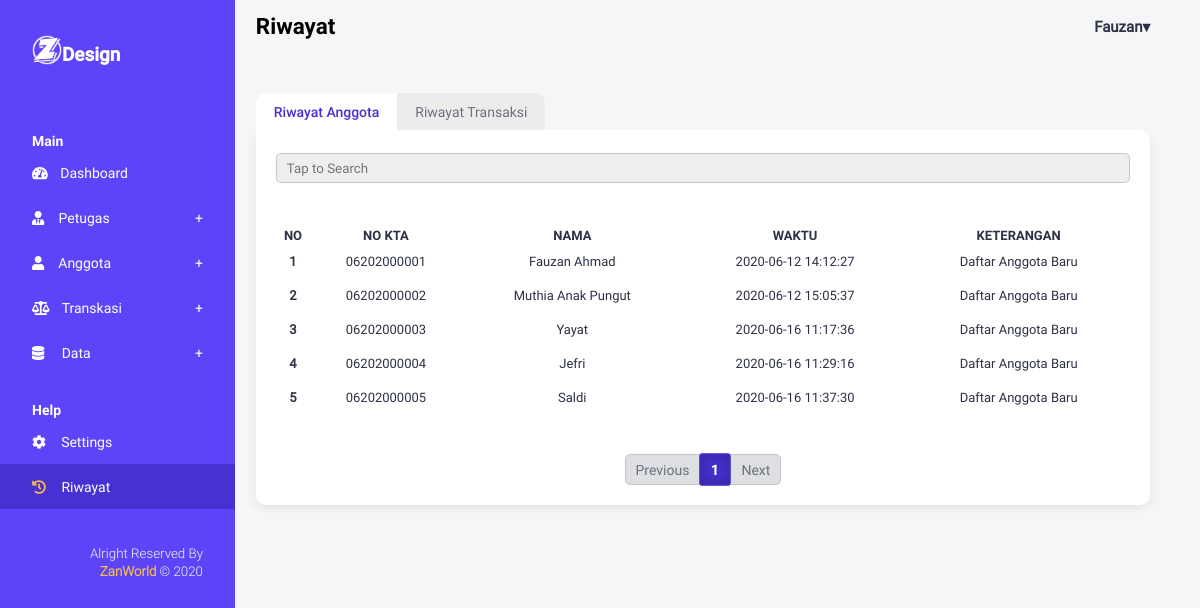
Screenshot of /pages/riwayat/add_riwayat.php (signed in) with the database file from the repository.
### tables this page shows
CREATE TABLE `petugas` (
  `idpetugas` int(11) NOT NULL,
  `noktp` char(16) NOT NULL,
  `nama` varchar(50) NOT NULL,
  `jenkel` enum('laki-laki','perempuan') DEFAULT NULL,
  `alamat` text DEFAULT NULL,
  `jabatan` enum('pembina','ketua','sekretaris','bendahara','pengawas','pengelola') DEFAULT NULL,
  `tgllahir` date DEFAULT NULL,
  `status` enum('aktif','nonaktif') DEFAULT NULL,
  `waktudaftar` datetime DEFAULT NULL
);

CREATE TABLE `riwayatanggota` (
  `idriwayatanggota` int(11) NOT NULL,
  `nokta` char(15) NOT NULL,
  `nama` varchar(55) NOT NULL,
  `waktu` datetime NOT NULL,
  `keterangan` text DEFAULT NULL
);

### assets/library/function.php (called while the page is built, shortened)
<?php
class Library
{
    public function __construct()
    {
        try {
            $host       = "localhost";
            $db_name    = "dbkoperasi";
            $username   = "root";
            $password   = "";
            $this->conn = new PDO("mysql:host=$host;dbname=$db_name", $username, $password);
        } catch (PDOException $e) {
            print "Koneksi atau query bermasalah : " . $e->getMessage() . "<br>";
            die();
        }
    }
}

### pages/riwayat/add_riwayat.php (the view, shortened to what this page needs)
<?php
require_once "../../assets/library/function.php";
$library = new Library();
$idpetugas = $_SESSION['key'];
$queryUsername = $library->conn->query("SELECT*FROM petugas WHERE idpetugas='$idpetugas'");
$rowQueryUsername = $queryUsername->fetch(PDO::FETCH_ASSOC);
$username = $rowQueryUsername['nama'];
$nickName = explode(" ",$username);
$halaman = 10;
$pageAnggota = isset($_GET['dataAnggota']) ? (int)$_GET['dataAnggota']:1;
$mulaiAnggota = ($pageAnggota > 1) ? ($pageAnggota * $halaman) - $halaman : 0;
$queryAnggota = $library->conn->query("SELECT*FROM riwayatanggota LIMIT $mulaiAnggota,$halaman");
$dataAnggota = $library->conn->query("SELECT*FROM riwayatanggota");
$totalDataAnggota = $dataAnggota->rowCount();
$pagesAnggota = ceil($totalDataAnggota/$halaman);
?>
<!DOCTYPE html>
<html lang="en">
<head>
    <link rel="stylesheet" href="../../assets/css/layout.css">
    <link rel="stylesheet" href="../../assets/css/formStyle.css">
    <link rel="stylesheet" href="../../assets/css/all.min.css">
</head>
<body>
    <div class="wrap-all">
        <div class="sidebar">
        <nav class="navbar">
                <div class="navbar-content head">
                    <div class="logo-brand">
                        <img src="../../assets/img/icon/logo.svg" alt="">
                    </div>
                    <div class="title">
                        <h2>Design</h2>
                    </div>
                </div>
                <div class="navbar-content body">
                    <h5 class="head">Main</h5>
                    <ul class="navbar-nav">
                        <li class="navbar-items">
                            <a href="../../index.php" class="navbar-link">
                                <span class="icon"><i class="fas fa-tachometer-alt"></i></span>
                                <span class="title">Dashboard</span>
                            </a>
                        </li>
                        <li class="navbar-items">
                            <a href="#" class="navbar-link head-list">
                                <span class="icon"><i class="fas fa-user-tie"></i></span>
                                <span class="title">Petugas</span>
                            </a>
                        </li>
                        <li class="navbar-items">
                            <a href="#" class="navbar-link head-list">
                                <span class="icon"><i class="fas fa-user"></i></span>
                                <span class="title">Anggota</span>
                            </a>
                        </li>
                        <li class="navbar-items">
                            <a href="#" class="navbar-link head-list">
                                <span class="icon"><i class="fas fa-balance-scale"></i></span>
                                <span class="title">transkasi</span>
                            </a>
                        </li>
                        <li class="navbar-items">
                            <a href="#" class="navbar-link head-list">
                                <span class="icon"><i class="fas fa-database"></i></span>
                                <span class="title">data</span>
                            </a>
                        </li>
                    </ul>
                    <h5 class="head" style="margin-top: 0px;">Help</h5>
                    <ul class="navbar-nav">
                        <li class="navbar-items">
                            <a href="../settings/add_settings.php" class="navbar-link">
                                <span class="icon"><i class="fas fa-cog"></i></span>
                                <span class="title">settings</span>
                            </a>
                        </li>
                        <li class="navbar-items">
                            <a href="add_riwayat.php" class="navbar-link active">
                                <span class="icon"><i class="fas fa-history"></i></span>
                                <span class="title">riwayat</span>
                            </a>
                        </li>
                    </ul>
                </div>
                <div class="navbar-content footer">
                    <small>alright reserved by <span>ZanWorld</span> &copy; 2020 </small>
                </div>
            </nav>
        </div>
        <section class="content">
            <header class="content-header">
                <div class="content-title">
                    <h2>Riwayat</h3>
                </div>
                <div class="user-dropdown">
                    <a href="#" class="dropdown-toggle">
                        <h4 class="user-name"><?=$nickName[0]?></h4>
                    </a>
                </div>
            </header>
            <div class="content-body">
                <div class="container">
                    <div class="data-view">
                        <div class="tab">
                            <nav class="tab-nav">
                                <ul>
                                    <li class="tab-item"><a class="tab-link">Riwayat Anggota</a></li>
                                    <li class="tab-item"><a class="tab-link">Riwayat Transaksi</a></li>
                                </ul>
                            </nav>
                            <div class="table tab-content anggota">
                                <div class="table-control">
                                    <div class="tb-search">
                                        <div class="form-group">
                                            <input type="search" name="searchAnggota" class="form-control search"
                                                placeholder="Tap to Search" autocomplete="off">
                                        </div>
                                    </div>
                                </div>
                                <div class="table-body" style="overflow: auto;">
                                    <table class="tb_primary">
                                        <thead>
                                            <tr>
                                                <th>NO</th>
                                                <th>NO KTA</th>
                                                <th>NAMA</th>
                                                <th>WAKTU</th>
                                                <th>KETERANGAN</th>
                                            </tr>
                                        </thead>
                                        <tbody>
                                            <?php
                                                $no = $mulaiAnggota+1;
                                                while($row = $queryAnggota->fetch(PDO::FETCH_ASSOC)):
                                            ?>
                                            <tr>
                                                <th><?=$no++?></th>
                                                <td><?=$row['nokta']?></td>
                                                <td><?=$row['nama']?></td>
                                                <td><?=$row['waktu']?></td>
                                                <td><?=$row['keterangan']?></td>
                                            </tr>
                                            <?php
                                                endwhile;
                                            ?>
                                        </tbody>
                                    </table>
                                </div>
                                <div class="table-footer">
                                    <nav>
                                        <ul class="pagination">
                                            <?php
                                                if($pageAnggota > 1){
                                            ?>
                                                <li class="page-item active">
                                                    <a href="?dataAnggota=<?= $pageAnggota - 1 ?>" class="page-link">Previous</a>
                                                </li>
                                            <?php
                                                } else{
                                            ?>
                                                <li class="page-item disabled">
                                                    <span class="page-link">Previous</span>
                                                </li>
                                            <?php
                                                }
                                            for($i = 1; $i <= $pagesAnggota; $i++):
                                                if($pageAnggota === $i){
                                            ?>
                                                <li class="page-item active">
                                                    <span class="page-link"><?= $i ?></span>
                                                </li>
                                            <?php
                                                } else {
                                            ?>
                                                <li class="page-item">
                                                    <a href="?dataAnggota=<?=$i?>" class="page-link"><?= $i ?></a>
                                                </li>
                                            <?php
                                                }
                                                endfor;
                                                if($pageAnggota < $pagesAnggota){
                                            ?>
                                                <li class="page-item active">
                                                    <a href="?dataAnggota=<?= $pageAnggota + 1 ?>" class="page-link">Next</a>
                                                </li>
                                            <?php
                                                } else{
                                            ?>
                                                <li class="page-item disabled">
                                                    <span class="page-link">Next</span>
                                                </li>
                                            <?php
                                                }
                                            ?>
                                        </ul>
                                    </nav>
                                </div>
                            </div>
                        </div>
                    </div>
                </div>
            </div>
        </section>
    </div>
</body>
</html>

### assets/css/formStyle.css (style rules this page uses)
.form-group { display: flex; justify-content: flex-start; flex-direction: column; margin: 18px 0; }
.form-group .form-control[type="text"], .form-group .form-control[type="date"], .form-group .form-control[type="password"], .form-group .form-control[type="number"], .form-control[type="search"].search { height: 30px; border-radius: 5px; border: 1px solid rgb(199, 199, 199); padding: 0 10px; background-color: var(--bg-form-input); color: var(--cl-form-input); font-family: "robotoregular"; }
.table .table-body .tb_primary { width: 100%; text-align: center; border-collapse: collapse; }
.tb_primary thead tr { color: var(--primary-text); font-size: 13px; font-family: "robotobold"; }
.tb_primary tbody tr { color: var(--primary-text); font-size: 13px; font-family: "robotoregular"; }
.tb_primary td { padding: 8px 0; text-transform: capitalize; }
.table-control { display: flex; justify-content: space-between; align-items: center; padding: 5px 20px; }
.table-control .tb-search { flex: 1; }
nav ul.pagination { margin: 20px 0; list-style: none; display: flex; max-width: auto; justify-content: center; }
ul.pagination li.page-item.disabled:nth-child(1) .page-link { border-bottom-left-radius: 5px; border-top-left-radius: 5px; background-color: #DDDFE3; font-family: "robotoregular"; color: var(--secondary-text); }
ul.pagination li.page-item.disabled:nth-last-child(1) .page-link { background-color: #DDDFE3; font-family: "robotoregular"; color: var(--secondary-text); border-bottom-right-radius: 5px; border-top-right-radius: 5px; }
ul.pagination li.page-item.active span.page-link { background-color: var(--sidebar-active); font-family: "robotobold"; border: 1px solid var(--sidebar-active); color: #fff; transform: scale(1.05); box-shadow: inset 0 0 15px rgba(0, 0, 0, .3); border-radius: 3px; }
ul.pagination li.page-item .page-link { border: 1px solid #c4c4c4; text-decoration: none; font-size: 14px; font-family: "robotomedium"; color: var(--secondary-text); padding: 5px 10px; display: inline-block; }
:root { --form-label: #6E717E; --bg-form-input: #eee; --cl-form-input: #6E717E; --sidebar-bgc: #5D44F8; --sidebar-active: #4731D3; --icon-color: #F7BD4B; --heading-link-text: #6E58F8; --content-bgc: #F5F6F7; --primary-text: #2D3145; --secondary-text: #6E717E; --btn-reset: #EF5350; --btn-submit: #F7BD4B; --btn-detail: #6A53F8; --btn-update: #61CC7E; --btn-delete: #EF5350; }

### rows the page displays
petugas: nama "Fauzan"
riwayatanggota: nokta "06202000001", nama "Fauzan Ahmad", waktu "2020-06-12 14:12:27", keterangan "Daftar Anggota Baru"
riwayatanggota: nokta "06202000002", nama "Muthia Anak Pungut", waktu "2020-06-12 15:05:37", keterangan "Daftar Anggota Baru"
riwayatanggota: nokta "06202000003", nama "Yayat", waktu "2020-06-16 11:17:36", keterangan "Daftar Anggota Baru"
riwayatanggota: nokta "06202000004", nama "Jefri", waktu "2020-06-16 11:29:16", keterangan "Daftar Anggota Baru"
riwayatanggota: nokta "06202000005", nama "Saldi", waktu "2020-06-16 11:37:30", keterangan "Daftar Anggota Baru"
